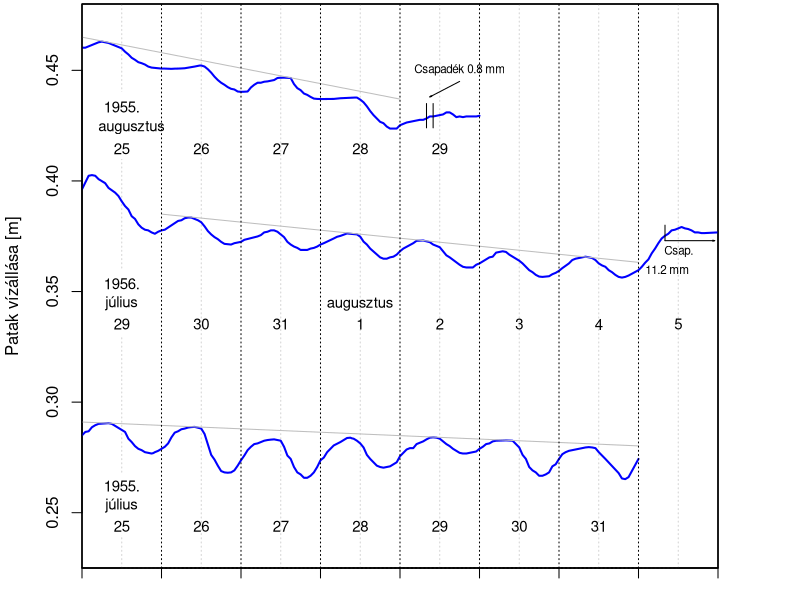

Generate this figure with R:
library(zoo)
fig111 <- read.csv("1fig11.csv")
fig111.z <- zoo(as.numeric(fig111[,3]),as.POSIXct(paste(as.character(fig111[,1]),as.character(fig111[,2])),tz="GMT"))

fig112 <- read.csv("2fig11.csv")
fig112.z <- zoo(fig112[,3],as.POSIXct(paste(as.character(fig112[,1]),as.character(fig112[,2])),tz="GMT"))

fig113 <- read.csv("3fig11.csv")
fig113.z <- zoo(fig113[,3],as.POSIXct(paste(as.character(fig113[,1]),as.character(fig113[,2])),tz="GMT"))

##m-be váltás
fig111.z <- fig111.z*.3048
fig112.z <- fig112.z*.3048
fig113.z <- fig113.z*.3048

ytg <- c(0.225,.48)
ttfile=10
ttbbmeret=c(9,6)
postscript(paste0("fig",ttfile,".eps"), paper="special", width=ttbbmeret[1]/2.54, height=ttbbmeret[2]/2.54, horiz=F, point=7)
par(mar=c(1.5,4,0.1,4)+.1)
## Felső
plot(NULL,
     ylim=ytg, yaxs="i",
     xlim=c(ISOdate(1955,8,25,0),ISOdate(1955,9,2,0)), xaxs="i",
     xlab="", ylab="",
     xaxt="n",yaxt="n",
     )
axis(1,at=c(ISOdate(1955,8,25:31,12),ISOdate(1955,9,1,12)),lab=F,tck=1,lty=3,col="lightgray")
lines(fig111.z, lwd=2, col = "blue")
lines(ISOdate(1955,8,c(25,29),0),c(.465,0.437),col="grey")
text(ISOdate(1955,8,29,18),0.45,"Csapadék 0.8 mm",cex=.7)
csapvon <- c(.435,0.424)
lines(ISOdate(1955,8,29,c(8,8)),csapvon)
lines(ISOdate(1955,8,29,c(10,10)),csapvon)
arrows(ISOdate(1955,8,29,18),0.445,ISOdate(1955,8,29,9),.438,.02,15)
par(new=T)
## Középső
plot(NULL,
     ylim=ytg, yaxs="i",
     xlim=c(ISOdate(1956,7,29,0),ISOdate(1956,8,6,0)), xaxs="i",
     xlab="", ylab="",
     xaxt="n", yaxt="n"
     )
lines(fig113.z, lwd=2, col = "blue")
lines(ISOdate(1956,7:8,c(30,5),0),c(.385,.3632),col="grey")
text(ISOdate(1956,8,5,7,45),0.368,"Csap.",adj=0,cex=.7)
text(ISOdate(1956,8,5,2),0.36,"11.2 mm",adj=0,cex=.7)
lines(ISOdate(1956,8,5,c(8,8)),c(.373,.38))
arrows(ISOdate(1956,8,5,8),.373,ISOdate(1956,8,5,23),.373,.02,15)
par(new=T)
## Alsó
plot(NULL,
     ylim=ytg,yaxs="i",
     xlim=c(ISOdate(1955,7,25,0),ISOdate(1955,8,2,0)),xaxs="i",
     ylab="Patak vízállása [m]",xlab="",
     xaxt="n", yaxt="n")
lines(fig112.z, lwd=2, col = "blue")
lines(ISOdate(1955,7:8,c(25,1),0),c(.291,0.2802),col="grey")
## Tengelyek
axis(2,at=c(.25,.30,.35,.40,.45))
axistime <- c(ISOdate(1955,7,25:31,0),ISOdate(1955,8,1:2,0))
axis(1,at=axistime,lab=F)
axis(1,at=axistime[-c(1,length(axistime))],lab=F,tck=1,lty=3)
par(cex=.9)
## Felirat háttér doboz
rect(ISOdate(1955,7,25,11),0.41,ISOdate(1955,7,25,13),0.44, col = "white", lty = 0)
rect(ISOdate(1955,7,25,11),0.33,ISOdate(1955,7,25,13),0.36, col = "white", lty = 0)
rect(ISOdate(1955,7,25,11),0.24,ISOdate(1955,7,25,13),0.268, col = "white", lty = 0)
## Dátum feliratok
text(ISOdate(1955,7,25:31,12),.8*.3048,25:31)
text(ISOdate(1955,7,25,12),.86*.3048,"1955.")
text(ISOdate(1955,7,25,12),.83*.3048,"július")
text(c(ISOdate(1955,7,25:31,12),ISOdate(1955,8,1,12)),1.1*.3048,c(29:31,1:5))
text(ISOdate(1955,7,25,12),1.16*.3048,"1956.")
text(ISOdate(1955,7,25,12),1.13*.3048,"július")
text(ISOdate(1955,7,28,12),1.13*.3048,"augusztus")
text(ISOdate(1955,7,25:29,12),1.36*.3048,25:29)
text(ISOdate(1955,7,25,12),1.422*.3048,"1955.")
text(ISOdate(1955,7,25,15),1.392*.3048,"augusztus")
dev.off()
